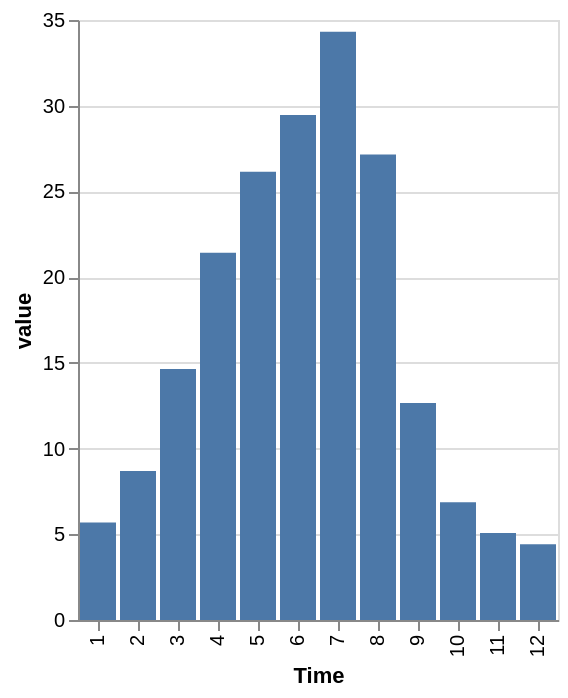

Notebook code for this chart:
### Code cell
alt.Chart(
    df.filter(pl.col('variable').str.contains('kolo')).group_by(pl.col('Time').dt.month()).agg(pl.col('value').mean()).sort(by='Time')
).mark_bar(
).encode(
    alt.X('Time:N'),
    alt.Y('value:Q')
)

### Figure 1 — Vega-Lite specification as saved in the notebook (floating-point values rounded to 4 significant figures)
{"config": {"view": {"continuousWidth": 300, "continuousHeight": 300}}, "data": {"name": "data-63fe5481802b0650b59dc0659a1e2364"}, "mark": {"type": "bar"}, "encoding": {"x": {"field": "Time", "type": "nominal"}, "y": {"field": "value", "type": "quantitative"}}, "$schema": "https://vega.github.io/schema/vega-lite/v6.1.0.json", "datasets": {"data-63fe5481802b0650b59dc0659a1e2364": [{"Time": 1, "value": 5.681}, {"Time": 2, "value": 8.696}, {"Time": 3, "value": 14.64}, {"Time": 4, "value": 21.42}, {"Time": 5, "value": 26.15}, {"Time": 6, "value": 29.45}, {"Time": 7, "value": 34.32}, {"Time": 8, "value": 27.15}, {"Time": 9, "value": 12.65}, {"Time": 10, "value": 6.864}, {"Time": 11, "value": 5.076}, {"Time": 12, "value": 4.424}]}}
